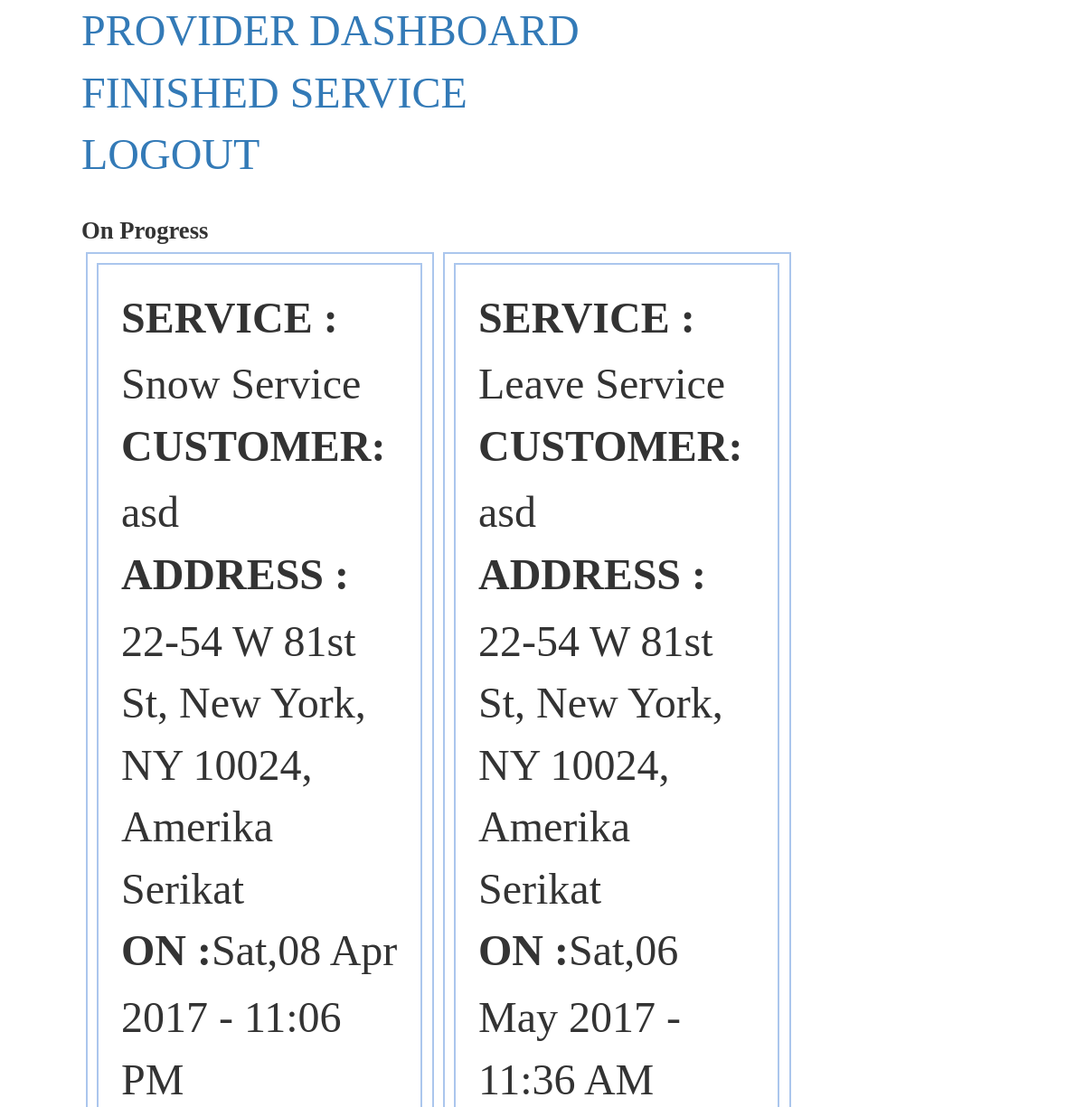
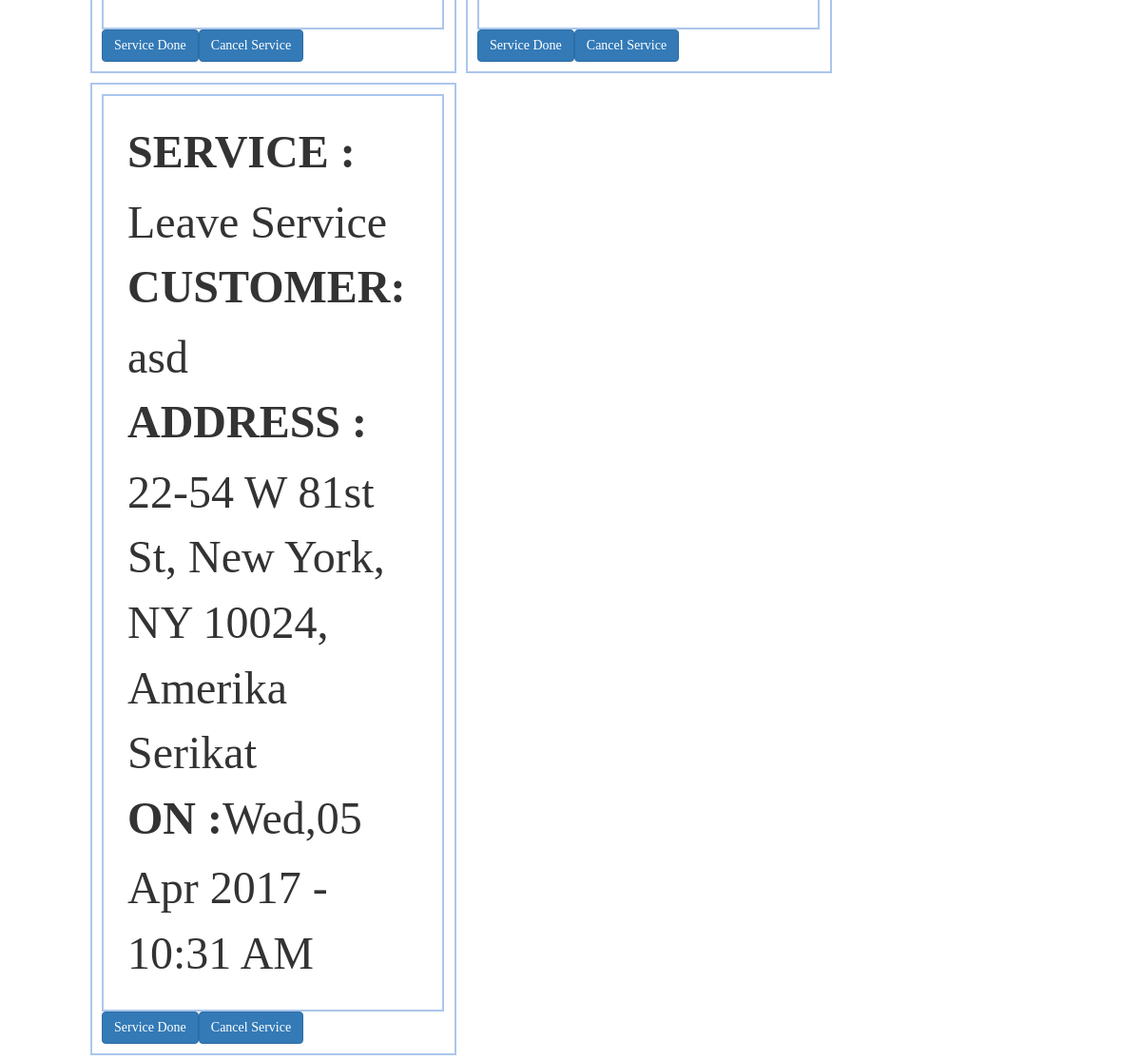
/index.php/gbusnow_controller/providerOnProgressList (signed in), run on the app's committed database (2 pictures, top to bottom).
### tables this page shows
CREATE TABLE `gbu_service_quote` (
  `service_quote_id` varchar(8) NOT NULL,
  `user_email` varchar(255) DEFAULT NULL,
  `house_id` varchar(8) NOT NULL,
  `customer_name` varchar(100) DEFAULT NULL,
  `service_id` int(1) DEFAULT NULL,
  `service_name` varchar(20) NOT NULL,
  `provider_id` varchar(8) DEFAULT NULL,
  `promo_id` varchar(5) DEFAULT NULL,
  `footover_status` int(1) DEFAULT NULL,
  `service_date1` date DEFAULT NULL,
  `service_time1` time DEFAULT NULL,
  `service_date2` date DEFAULT NULL,
  `service_time2` time DEFAULT NULL,
  `service_date3` date DEFAULT NULL,
  `service_time3` time DEFAULT NULL,
  `service_date_final` date DEFAULT NULL,
  `service_time_final` time DEFAULT NULL,
  `service_quote_total` decimal(12,2) NOT NULL,
  `service_quote_discount` decimal(12,2) DEFAULT NULL,
  `service_quote_finaltotal` decimal(12,2) DEFAULT NULL,
  `service_note` text,
  `service_generate` timestamp NULL DEFAULT CURRENT_TIMESTAMP,
  `service_status` int(1) DEFAULT '0',
  `service_rateprovider_status` int(1) DEFAULT '0',
  PRIMARY KEY (`service_quote_id`)
);

CREATE TABLE `gbu_user_house` (
  `house_id` varchar(8) NOT NULL,
  `user_email` varchar(100) NOT NULL,
  `house_address` varchar(255) DEFAULT NULL,
  `house_detailaddress` varchar(255) DEFAULT NULL,
  `house_city` varchar(50) DEFAULT NULL,
  `house_state` varchar(50) DEFAULT NULL,
  `house_type` int(2) DEFAULT NULL,
  `house_latitude` decimal(10,7) DEFAULT NULL,
  `house_longitude` decimal(10,7) DEFAULT NULL,
  `house_color` int(3) DEFAULT NULL,
  `house_mailbox_color` int(3) DEFAULT NULL,
  `house_drivewaywidth` varchar(20) DEFAULT NULL,
  `house_drivewaylength` varchar(20) DEFAULT NULL,
  `house_drivewayshape` varchar(20) DEFAULT NULL,
  `house_drivewaytype` varchar(20) DEFAULT NULL,
  `house_lawn_size` varchar(20) DEFAULT NULL,
  `house_lawn_hilly` varchar(20) DEFAULT NULL,
  `house_gate_size` varchar(20) DEFAULT NULL,
  `house_fence` int(1) DEFAULT NULL,
  `house_pool` int(1) DEFAULT NULL,
  `house_sprinklers` int(1) DEFAULT NULL,
  `house_pet` int(1) DEFAULT NULL,
  PRIMARY KEY (`house_id`)
);

### application/controllers/gbusnow_controller.php (called while the page is built, shortened)
<?php if ( ! defined('BASEPATH')) exit('No direct script access allowed');
class gbusnow_controller extends CI_Controller {
	function __construct()
	{
		$this->load->helper('form');
		$this->load->model('gbusnow_model');
		$this->load->library('form_validation');
		$this->load->helper('url');
		$this->load->library('session');
		$this->load->helper('cookie');
		$this->load->library("pagination");
		$this->load->database();
	}
	public function providerOnProgressList()
	{
		$data = [];
		$login = $this->getProviderLoginStatus();
		if ($login != "")
		{
			$data["provider_email"] = $login;
			$data["provider_id"] = $this->gbusnow_model->getProviderIdbyEmail($data["provider_email"]);
			$this->load->view('providerOnProgressList', $data);
		}
		else
		{
			$this->index();
		}
	}
	function getProviderLoginStatus()
	{
		$user = $this->input->cookie("snow_provider_user", true);
		return $user;
	}
}

### index.php (called while the page is built, shortened)
<?php
require_once BASEPATH.'core/CodeIgniter.php';

### application/models/gbusnow_model.php (called while the page is built, shortened)
<?php
class gbusnow_model extends CI_Model
{
	function getProviderIdbyEmail($provider_email)
	{
		$qry = "SELECT provider_id FROM gbu_provider WHERE provider_email='".$provider_email."'";
		$query = $this->db->query($qry);
		$provider_id = $query->result();
		return $provider_id[0]->provider_id;
	}
	function getHouseAddressUsingHouseId($house_id)
	{
		$qry = "select house_address as alamat from gbu_user_house where house_id='".$house_id."'";
		$query = $this->db->query($qry);
		$price = $query->result_array()[0]['alamat'];
		return $price;
	}
	function getOnProgressListForProvider($provider_id)
	{
		$qry = "SELECT service_quote_id, house_id, service_name, customer_name,
				service_date_final, service_time_final, service_quote_finaltotal
				FROM gbu_service_quote
				WHERE provider_id='".$provider_id."' and service_status='0'";
		$query = $this->db->query($qry);
		$res = $query->result();
		return $res;
	}
}
?>

### application/views/providerOnProgressList.php (the view, shortened to what this page needs)
<html lang="en">
<?php
	require_once("includes.php")
?>
<head>
	<link rel="stylesheet" type="text/css" media="screen and (max-device-width: 1200px)" href="<?php echo base_url('assets/css/default_css_portrait.css'); ?>">
</head>
<body>
<div id="container">
	<?php
		echo "<a href='".site_url('gbusnow_controller/providerDashboard')."'>PROVIDER DASHBOARD</a><br>";
		echo "<a href='".site_url('gbusnow_controller/providerFinishedService')."'>FINISHED SERVICE</a><br>";
		echo "<a href='".site_url('gbusnow_controller/logout')."'>LOGOUT</a><br>";
		$dataService = $this->gbusnow_model->getOnProgressListForProvider($provider_id);
		echo "<div class='header-text'>On Progress</div>";
		echo "<div id='allData'>";
		if(count($dataService) >0)
		{
			for($i=0;$i<count($dataService);$i++)
			{
				echo "<div class=dataService id='dc-".$dataService[$i]->service_quote_id ."'>";
					echo "<div class=dataServiceLeft id='dcl-".$dataService[$i]->service_quote_id ."'>";
						echo "<label>SERVICE : </label>".$dataService[$i]->service_name . "<br>";
						echo "<label>CUSTOMER: </label>".$dataService[$i]->customer_name. "<br>";
						$alamat = $this->gbusnow_model->getHouseAddressUsingHouseId($dataService[$i]->house_id);
						echo "<label>ADDRESS : </label>".$alamat. "<br>";
						echo "<label>ON : </label>".date("D,d M Y", strtotime($dataService[$i]->service_date_final))." - ".date('h:i A', strtotime($dataService[$i]->service_time_final));
					echo "</div>";
					echo "<button type='button' class='btnServiceDone btn btn-primary' id='btnd-".$dataService[$i]->service_quote_id."' data-target='.bs-example-modal-sm' data-val='".$dataService[$i]->service_quote_id."'>Service Done</button>";
					echo "<button type='button' class='btnCancelService btn btn-primary' id='btnc-".$dataService[$i]->service_quote_id."' data-target='.bs-example-modal-sm' data-val='".$dataService[$i]->service_quote_id."'>Cancel Service</button>";
				echo "</div>";
			}
		}
		else
		{
		}
		echo "</div>";
	?>
</div>
</body>
</html>

### assets/css/default_css_portrait.css (style rules this page uses)
* { font-family: pier-regular; font-size: 4vw; }
#container { width: 85vw; margin: 0 auto; }

### application/views/providerOnProgressList.php (style rules this page uses)
.header-text { font-size: 20pt; margin-top: 30px; font-weight: bold; clear: both; }
.dataService { margin : 5px; padding: 10px; border: 2px solid #ABC6ED; width: 385px; float: left; }
.dataServiceLeft { padding: 25px; border: 2px solid #ABC6ED; width: 360px; }

### data on the page
gbu_service_quote: service_name "Snow Service", customer_name "asd", house.house_address "22-54 W 81st St, New York, NY 10024, Amerika Serikat", service_date_final "Sat,08 Apr 2017", service_time_final "11:06 PM"
gbu_service_quote: service_name "Leave Service", customer_name "asd", house.house_address "22-54 W 81st St, New York, NY 10024, Amerika Serikat", service_date_final "Sat,06 May 2017", service_time_final "11:36 AM"
gbu_service_quote: service_name "Leave Service", customer_name "asd", house.house_address "22-54 W 81st St, New York, NY 10024, Amerika Serikat", service_date_final "Wed,05 Apr 2017", service_time_final "10:31 AM"
